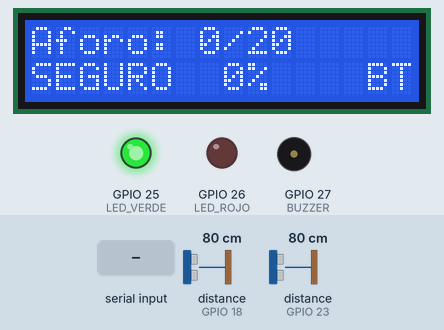
Recording of a sketch running on a simulated ESP32. Shown: 16×2 character LCD, output pins drawn as LEDs (lit = HIGH), buzzer (waves = sounding, pin HIGH). Wiring (inferred from the names in the program): 2 × ultrasonic range finder: trigger GPIO 5, echo GPIO 18 / trigger GPIO 19, echo GPIO 23. Inputs (shaded band) come from the test bench; at power-on: distance to the obstacle (sensors on GPIO 18, GPIO 23) 80 cm. The echo pulse lasts 58.3 µs per cm; EEPROM starts erased; nothing arrives over Bluetooth unless stated; pins used as bus, display or sensor lines are not drawn; what the sketch prints to the serial monitor is not drawn.

Above: at 2.0 s.
2.1 s: "MAX;90\n" received over the second serial link
At 2.7 s:
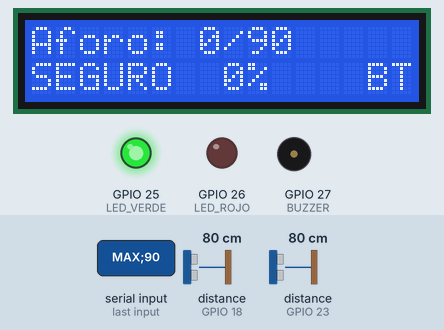
3.7 s: "RESET\n" received over the second serial link
At 3.79 s:
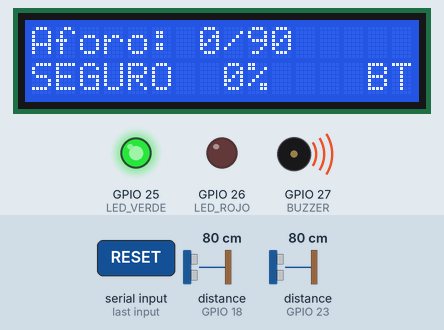
Timing chart, 0 to 6.7 s (numbered marks = the images above; inputs shaded):
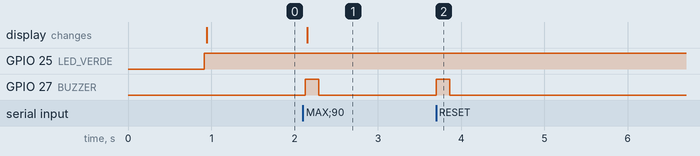

Measured:
- after the input at 2.1 s, GPIO 27 (BUZZER): LOW → HIGH at once, → LOW 0.16 s later; the display: changes after 0.05 s (image 1)
- after the input at 3.7 s, GPIO 27 (BUZZER): LOW → HIGH at once, → LOW 0.16 s later

The sketch:

AforoSeguro.ino
```cpp
// =====================================================================
//  AFORO SEGURO - Sistema de conteo de aforo con ESP32 + Bluetooth
//  Equipo 4 - Investigación e Innovación Tecnológica - Tecsup 2026
//
//  Funcionamiento:
//   - Dos sensores ultrasónicos HC-SR04 en la puerta (uno afuera y otro
//     adentro). El orden en que se activan indica si la persona entra o sale.
//   - El conteo se muestra en el LCD 16x2 I2C y se indica con LEDs y buzzer.
//   - Por Bluetooth (el que trae el ESP32) se conecta la app móvil
//     "Aforo Seguro": el ESP32 le envía el aforo y la app le envía órdenes
//     (cambiar el aforo máximo o reiniciar el conteo).
//
//  Mensajes por Bluetooth (una línea de texto por mensaje):
//   ESP32 -> App:  ESTADO;personas;maximo;entradas;salidas
//                  EVENTO;ENTRADA;personas   o   EVENTO;SALIDA;personas
//   App -> ESP32:  MAX;numero     (cambia el aforo máximo)
//                  RESET          (pone el conteo en 0)
// =====================================================================

// ------------------- ¿QUÉ BLUETOOTH SE USA? -------------------------
// false = Bluetooth integrado del ESP32 (no lleva cables).
// true  = módulo HC-05 conectado así: TX del HC-05 -> GPIO 16,
//         RX del HC-05 -> GPIO 17 (con divisor de voltaje), VCC 5V, GND.
#define USAR_HC05 false

#include <Preferences.h>
#include <Wire.h>
#include <LiquidCrystal_I2C.h>

#if USAR_HC05
HardwareSerial& bluetooth = Serial2;                 // UART2 del ESP32 hacia el HC-05
bool appConectada() { return true; }                 // El HC-05 no avisa si hay un celular conectado
void iniciarBluetooth(const char*) { Serial2.begin(9600, SERIAL_8N1, 16, 17); }  // 9600 = velocidad de fábrica
#else
#include <BluetoothSerial.h>
BluetoothSerial bluetooth;                           // Bluetooth clásico integrado
bool appConectada() { return bluetooth.hasClient(); }
void iniciarBluetooth(const char* nombre) { bluetooth.begin(nombre); }
#endif

// ---------------------------- PINES ---------------------------------
const int TRIG_EXTERIOR = 5;    // HC-SR04 del lado de afuera
const int ECHO_EXTERIOR = 18;
const int TRIG_INTERIOR = 19;   // HC-SR04 del lado de adentro
const int ECHO_INTERIOR = 23;
const int LED_VERDE     = 25;   // Encendido mientras hay espacio
const int LED_ROJO      = 26;   // Encendido cuando el local está lleno
const int BUZZER        = 27;   // Alarma sonora
// El LCD I2C usa los pines por defecto del ESP32: SDA = 21, SCL = 22

// --------------------------- AJUSTES --------------------------------
const char* NOMBRE_BLUETOOTH            = "AforoSeguro";  // Nombre que verá el celular
const int DISTANCIA_DETECCION_CM        = 50;    // Menos de esto = hay alguien
const unsigned long TIEMPO_MAX_CRUCE_MS = 1500;  // Tiempo máximo entre un sensor y el otro
const int PORCENTAJE_ALERTA             = 70;    // Desde este % se muestra "ALERTA"
const unsigned long INTERVALO_ESTADO_MS = 2000;  // Cada cuánto se reenvía el estado a la app
const int MAXIMO_POR_DEFECTO            = 20;


Preferences memoria;                   // Guarda el aforo máximo aunque se apague el ESP32
LiquidCrystal_I2C lcd(0x27, 16, 2);    // Dirección I2C habitual: 0x27 (algunos usan 0x3F)

// ---------------------------- CONTEO --------------------------------
int personas = 0;
int maximo   = MAXIMO_POR_DEFECTO;
int entradas = 0;
int salidas  = 0;

bool pantallaPendiente = true;     // Hay que redibujar el LCD
bool estadoPendiente   = true;     // Hay que enviar el estado a la app
bool habiaCliente      = false;    // Para saber cuándo se conecta o desconecta la app
unsigned long ultimoEnvio = 0;
String lineaRecibida = "";         // Va armando el mensaje que llega desde la app

// --------------------- MÁQUINA DE ESTADOS ---------------------------
// Reconoce el sentido del paso según qué sensor se activa primero.
enum Paso { ESPERANDO, VIO_EXTERIOR, VIO_INTERIOR, ESPERANDO_LIBRE };
Paso paso = ESPERANDO;
unsigned long inicioPaso = 0;

// ------------------------ BUZZER SIN BLOQUEO ------------------------
int pitidosRestantes = 0;
bool buzzerSonando = false;
unsigned long cambioBuzzer = 0;

// =====================================================================
//                              SENSORES
// =====================================================================

// Mide la distancia en cm con un HC-SR04. Devuelve 999 si no hay eco.
long medirDistanciaCm(int trig, int echo) {
  digitalWrite(trig, LOW);
  delayMicroseconds(2);
  digitalWrite(trig, HIGH);         // Pulso de 10 µs para disparar el sensor
  delayMicroseconds(10);
  digitalWrite(trig, LOW);
  long duracion = pulseIn(echo, HIGH, 25000);  // Espera el eco (máx. 25 ms ≈ 4 m)
  if (duracion == 0) return 999;
  return duracion / 58;              // Conversión de µs a cm
}

// Lee ambos sensores y decide si alguien entró o salió.
void procesarSensores() {
  bool exterior = medirDistanciaCm(TRIG_EXTERIOR, ECHO_EXTERIOR) < DISTANCIA_DETECCION_CM;
  delay(15);  // Pausa para que el eco de un sensor no confunda al otro
  bool interior = medirDistanciaCm(TRIG_INTERIOR, ECHO_INTERIOR) < DISTANCIA_DETECCION_CM;

  switch (paso) {
    case ESPERANDO:
      // Se activa primero el de afuera: posible entrada
      if (exterior && !interior) { paso = VIO_EXTERIOR; inicioPaso = millis(); }
      // Se activa primero el de adentro: posible salida
      else if (interior && !exterior) { paso = VIO_INTERIOR; inicioPaso = millis(); }
      break;

    case VIO_EXTERIOR:
      if (interior) { registrarEntrada(); paso = ESPERANDO_LIBRE; }
      else if (millis() - inicioPaso > TIEMPO_MAX_CRUCE_MS) paso = ESPERANDO_LIBRE;  // No terminó de pasar
      break;

    case VIO_INTERIOR:
      if (exterior) { registrarSalida(); paso = ESPERANDO_LIBRE; }
      else if (millis() - inicioPaso > TIEMPO_MAX_CRUCE_MS) paso = ESPERANDO_LIBRE;
      break;

    case ESPERANDO_LIBRE:
      // Espera a que la puerta quede libre para no contar dos veces a la misma persona
      if (!exterior && !interior) paso = ESPERANDO;
      break;
  }
}

// Suma una persona, avisa a la app y activa la alarma si se llegó al máximo.
void registrarEntrada() {
  personas++;
  entradas++;
  enviarEvento("ENTRADA");
  estadoPendiente = true;
  pantallaPendiente = true;

  if (personas == maximo) pitar(3);       // Se acaba de llenar: 3 pitidos
  else if (personas > maximo) pitar(1);   // Sigue entrando gente estando lleno
}

// Resta una persona (nunca baja de 0) y avisa a la app.
void registrarSalida() {
  if (personas > 0) personas--;
  salidas++;
  enviarEvento("SALIDA");
  estadoPendiente = true;
  pantallaPendiente = true;
}

// =====================================================================
//                     INDICADORES: LCD, LEDs Y BUZZER
// =====================================================================

// Programa una cantidad de pitidos; se reproducen en atenderBuzzer().
void pitar(int veces) {
  pitidosRestantes = veces;
  buzzerSonando = false;
  cambioBuzzer = 0;
}

// Hace sonar el buzzer sin usar delay(), así no se pierden lecturas.
void atenderBuzzer() {
  if (pitidosRestantes == 0 && !buzzerSonando) return;
  if (millis() - cambioBuzzer < 150) return;  // Cada pitido y cada pausa duran 150 ms
  cambioBuzzer = millis();
  if (buzzerSonando) {
    digitalWrite(BUZZER, LOW);
    buzzerSonando = false;
  } else if (pitidosRestantes > 0) {
    digitalWrite(BUZZER, HIGH);
    buzzerSonando = true;
    pitidosRestantes--;
  }
}

// Dibuja el aforo en el LCD y enciende el LED que corresponda.
void actualizarIndicadores() {
  int porcentaje = maximo > 0 ? personas * 100 / maximo : 0;
  bool lleno = personas >= maximo;

  digitalWrite(LED_VERDE, lleno ? LOW : HIGH);
  digitalWrite(LED_ROJO,  lleno ? HIGH : LOW);

  lcd.clear();
  lcd.setCursor(0, 0);
  lcd.print("Aforo: ");
  lcd.print(personas);
  lcd.print("/");
  lcd.print(maximo);

  lcd.setCursor(0, 1);
  if (lleno) lcd.print("LLENO!  ");
  else if (porcentaje >= PORCENTAJE_ALERTA) lcd.print("ALERTA  ");
  else lcd.print("SEGURO  ");
  lcd.print(porcentaje);
  lcd.print("%");
  lcd.setCursor(14, 1);
  lcd.print(appConectada() ? "BT" : "  ");  // "BT" = la app está conectada
}

// =====================================================================
//                         BLUETOOTH CON LA APP
// =====================================================================

// Envía el estado completo: ESTADO;personas;maximo;entradas;salidas
void enviarEstado() {
  if (!appConectada()) return;
  bluetooth.printf("ESTADO;%d;%d;%d;%d\n", personas, maximo, entradas, salidas);
}

// Avisa de una entrada o salida para el historial de la app.
void enviarEvento(const char* tipo) {
  if (!appConectada()) return;
  bluetooth.printf("EVENTO;%s;%d\n", tipo, personas);
}

// Ejecuta una orden recibida desde la app.
void atenderOrden(String orden) {
  orden.trim();
  Serial.println("Orden recibida: " + orden);

  if (orden.startsWith("MAX;")) {
    int nuevo = orden.substring(4).toInt();
    if (nuevo > 0 && nuevo < 1000) {
      maximo = nuevo;
      memoria.putInt("maximo", maximo);  // Queda guardado para el próximo encendido
      pitar(1);
    }
  } else if (orden == "RESET") {
    personas = 0;
    entradas = 0;
    salidas = 0;
    pitar(1);
  }
  estadoPendiente = true;
  pantallaPendiente = true;
}

// Lee lo que llega por Bluetooth y envía el estado cuando hace falta.
void atenderBluetooth() {
  bool hayCliente = appConectada();
  if (hayCliente != habiaCliente) {   // La app se acaba de conectar o desconectar
    habiaCliente = hayCliente;
    Serial.println(hayCliente ? "App conectada" : "App desconectada");
    estadoPendiente = true;
    pantallaPendiente = true;
  }

  while (bluetooth.available()) {     // Arma el mensaje letra por letra hasta el salto de línea
    char letra = bluetooth.read();
    if (letra == '\n') {
      atenderOrden(lineaRecibida);
      lineaRecibida = "";
    } else if (letra != '\r' && lineaRecibida.length() < 40) {
      lineaRecibida += letra;
    }
  }

  // Envía el estado al cambiar algo y también cada 2 s para que la app sepa que seguimos conectados
  if (estadoPendiente || millis() - ultimoEnvio > INTERVALO_ESTADO_MS) {
    estadoPendiente = false;
    ultimoEnvio = millis();
    enviarEstado();
  }
}

// =====================================================================
//                           SETUP Y LOOP
// =====================================================================

void setup() {
  Serial.begin(115200);

  pinMode(TRIG_EXTERIOR, OUTPUT);
  pinMode(ECHO_EXTERIOR, INPUT);
  pinMode(TRIG_INTERIOR, OUTPUT);
  pinMode(ECHO_INTERIOR, INPUT);
  pinMode(LED_VERDE, OUTPUT);
  pinMode(LED_ROJO, OUTPUT);
  pinMode(BUZZER, OUTPUT);

  lcd.init();
  lcd.backlight();
  lcd.setCursor(0, 0);
  lcd.print("  Aforo Seguro");
  lcd.setCursor(0, 1);
  lcd.print("  Iniciando...");

  memoria.begin("aforo", false);
  maximo = memoria.getInt("maximo", MAXIMO_POR_DEFECTO);  // Recupera el último aforo máximo

  iniciarBluetooth(NOMBRE_BLUETOOTH);  // Desde aquí el celular puede emparejarse con "AforoSeguro"
  Serial.println("Bluetooth listo: AforoSeguro");
  delay(800);
}

void loop() {
  procesarSensores();
  atenderBluetooth();
  atenderBuzzer();

  if (pantallaPendiente) {
    pantallaPendiente = false;
    actualizarIndicadores();
  }
  delay(20);
}
```
